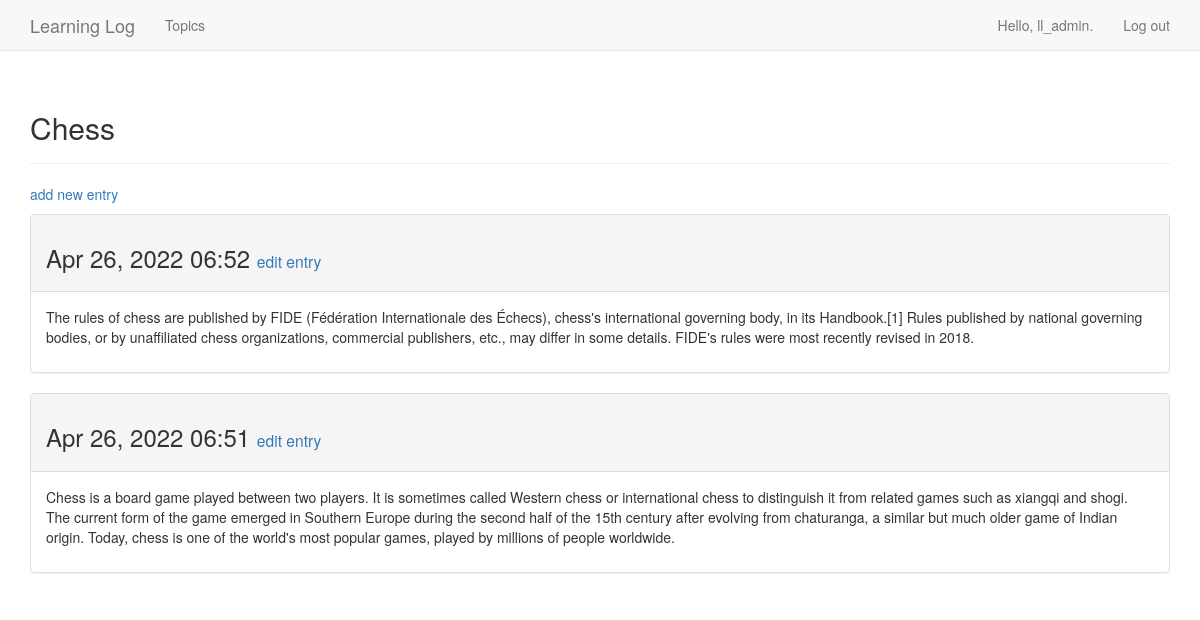
The page /topics/1/ (signed in) on the database its author committed.
### learning_logs/models.py (models this page shows, shortened)
class Topic(models.Model):
    text = models.CharField(max_length=200)
    date_added = models.DateTimeField(auto_now_add=True)
    owner = models.ForeignKey(User, on_delete=models.DO_NOTHING)
    def __str__(self):
        return self.text

class Entry(models.Model):
    topic = models.ForeignKey(Topic, on_delete=models.DO_NOTHING)
    text = models.TextField()
    date_added = models.DateTimeField(auto_now_add=True)
    class Meta:
        verbose_name_plural = 'entries'

### learning_logs/views.py (the view)
# urls.py: path('topics/<topic_id>/', views.topic, name='topic'),
@login_required
def topic(request, topic_id):
    topic = get_object_or_404(Topic, id=topic_id)
    if topic.owner != request.user:
        raise Http404
    entries = topic.entry_set.order_by('-date_added')
    context = {'topic': topic, 'entries': entries}
    return render(request, 'learning_logs/topic.html', context)

### learning_logs/templates/learning_logs/topic.html
{% extends 'learning_logs/base.html' %}
{% block header %}
  <h2>{{ topic }}</h2>
{% endblock header %}
{% block content %}
  <p>
    <a href="{% url 'learning_logs:new_entry' topic.id %}">add new entry</a>
  </p>
  {% for entry in entries %}
    <div class="panel panel-default">
      <div class="panel-heading">
        <h3>
          {{ entry.date_added|date:'M d, Y H:i' }}
          <small>
            <a href="{% url 'learning_logs:edit_entry' entry.id %}">edit entry</a>
          </small>
        </h3>
      </div>
      <div class="panel-body">
        {{ entry.text|linebreaks }}
      </div>
    </div>
  {% empty %}
    There are no entries for this topic yet.
  {% endfor %}
{% endblock content %}

### learning_logs/templates/learning_logs/base.html (shortened to what this page needs)
{% load bootstrap3 %}
<!DOCTYPE html>
<html lang="en">
    <head>
        {% bootstrap_css %}
    </head>
    <body>
        <nav class="navbar navbar-default navbar-static-top">
            <div class="container">
                <div class="navbar-header">
                    <a class="navbar-brand" href="{% url 'learning_logs:index' %}">
                        Learning Log
                    </a>
                </div>
                <div id="navbar" class="navbar-collapse collapse">
                    <ul class="nav navbar-nav">
                        <li><a href="{% url 'learning_logs:topics' %}">Topics</a></li>
                    </ul>
                    <ul class="nav navbar-nav navbar-right">
                        {% if user.is_authenticated %}
                            <li><a>Hello, {{ user.username }}.</a></li>
                            <li><a href="{% url 'users:logout' %}">Log out</a> </li>
                        {% else %}
                            <li><a href="{% url 'users:register' %}">register</a></li>
                            <li><a href="{% url 'users:login' %}">log in</a></li>
                        {% endif %}
                    </ul>
                </div>
            </div>
        </nav>
        <div class="container">
            <div class="page-header">
                {% block header %}{% endblock header %}
            </div>
            <div>
                {% block content %}{% endblock content %}
            </div>
        </div>
    </body>
</html>

### rows shown on the page
Topic: text "Chess"
Entry: date_added "Apr 26, 2022 06:52", text "The rules of chess are published by FIDE (Fédération Internationale des Échecs), chess's international governing body, in its Handbook.[1] Rules published by national governing bodies, or by unaffiliated chess organizations, commercial publishers, etc., may differ in some details. FIDE's rules were most recently revised in 2018."
Entry: date_added "Apr 26, 2022 06:51", text "Chess is a board game played between two players. It is sometimes called Western chess or international chess to distinguish it from related games such as xiangqi and shogi. The current form of the game emerged in Southern Europe during the second half of the 15th century after evolving from chaturanga, a similar but much older game of Indian origin. Today, chess is one of the world's most popular games, played by millions of people worldwide."

### other values the page prints
{{ user.username }} "ll_admin"
